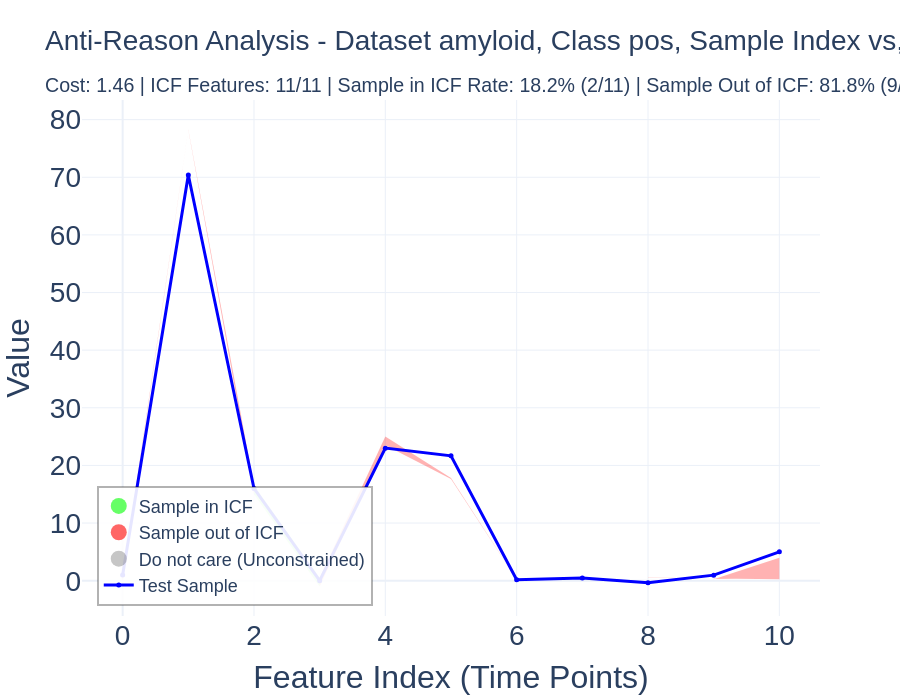

Notebook source saved alongside this figure:
### Code cell
# Anti-reason corridor coloured by constraint satisfaction
from etl.reasons_analysis import visualize_anti_reason_corridor

fig = visualize_anti_reason_corridor(sample_id, tests_sample, feature_names)
if fig is not None:
    fig.show()

### Figure 1 — Plotly figure (JSON) as saved in the notebook; plotly's stock layout.template omitted (floating-point values rounded to 4 significant figures)
{"data": [{"fill": "toself", "fillcolor": "rgba(255, 0, 0, 0.3)", "hoverinfo": "skip", "line": {"color": "rgba(255,255,255,0)", "width": 0}, "showlegend": false, "type": "scatter", "x": [0, 1, 1, 0], "y": [0, 78.18, 78.28, 0.5]}, {"fill": "toself", "fillcolor": "rgba(255, 0, 0, 0.3)", "hoverinfo": "skip", "line": {"color": "rgba(255,255,255,0)", "width": 0}, "showlegend": false, "type": "scatter", "x": [1, 2, 2, 1], "y": [78.18, 15, 16.5, 78.28]}, {"fill": "toself", "fillcolor": "rgba(0, 255, 0, 0.3)", "hoverinfo": "skip", "line": {"color": "rgba(255,255,255,0)", "width": 0}, "showlegend": false, "type": "scatter", "x": [2, 3, 3, 2], "y": [15, -1, 0.5, 16.5]}, {"fill": "toself", "fillcolor": "rgba(255, 0, 0, 0.3)", "hoverinfo": "skip", "line": {"color": "rgba(255,255,255,0)", "width": 0}, "showlegend": false, "type": "scatter", "x": [3, 4, 4, 3], "y": [-1, 23.5, 25, 0.5]}, {"fill": "toself", "fillcolor": "rgba(255, 0, 0, 0.3)", "hoverinfo": "skip", "line": {"color": "rgba(255,255,255,0)", "width": 0}, "showlegend": false, "type": "scatter", "x": [4, 5, 5, 4], "y": [23.5, 17.66, 17.84, 25]}, {"fill": "toself", "fillcolor": "rgba(255, 0, 0, 0.3)", "hoverinfo": "skip", "line": {"color": "rgba(255,255,255,0)", "width": 0}, "showlegend": false, "type": "scatter", "x": [5, 6, 6, 5], "y": [17.66, 0.221, 0.226, 17.84]}, {"fill": "toself", "fillcolor": "rgba(255, 0, 0, 0.3)", "hoverinfo": "skip", "line": {"color": "rgba(255,255,255,0)", "width": 0}, "showlegend": false, "type": "scatter", "x": [6, 7, 7, 6], "y": [0.221, 0.0725, 0.075, 0.226]}, {"fill": "toself", "fillcolor": "rgba(255, 0, 0, 0.3)", "hoverinfo": "skip", "line": {"color": "rgba(255,255,255,0)", "width": 0}, "showlegend": false, "type": "scatter", "x": [7, 8, 8, 7], "y": [0.0725, 0.6025, 0.6505, 0.075]}, {"fill": "toself", "fillcolor": "rgba(255, 0, 0, 0.3)", "hoverinfo": "skip", "line": {"color": "rgba(255,255,255,0)", "width": 0}, "showlegend": false, "type": "scatter", "x": [8, 9, 9, 8], "y": [0.6025, 0.261, 0.3735, 0.6505]}, {"fill": "toself", "fillcolor": "rgba(255, 0, 0, 0.3)", "hoverinfo": "skip", "line": {"color": "rgba(255,255,255,0)", "width": 0}, "showlegend": false, "type": "scatter", "x": [9, 10, 10, 9], "y": [0.261, 4, 0.25, 0.3735]}, {"marker": {"color": "rgba(0, 255, 0, 0.6)", "size": 16}, "mode": "markers", "name": "Sample in ICF", "showlegend": true, "type": "scatter", "x": [null], "y": [null]}, {"marker": {"color": "rgba(255, 0, 0, 0.6)", "size": 16}, "mode": "markers", "name": "Sample out of ICF", "showlegend": true, "type": "scatter", "x": [null], "y": [null]}, {"marker": {"color": "rgba(66, 66, 66, 0.3)", "size": 16}, "mode": "markers", "name": "Do not care (Unconstrained)", "showlegend": true, "type": "scatter", "x": [null], "y": [null]}, {"hovertemplate": "Feature %{x}<br>Value: %{y:.3f}<extra></extra>", "line": {"color": "blue", "width": 3}, "marker": {"color": "blue", "size": 5}, "mode": "lines+markers", "name": "Test Sample", "type": "scatter", "x": [0, 1, 2, 3, 4, 5, 6, 7, 8, 9, 10], "y": [1.0, 70.4, 16.0, 0.0, 23.0, 21.67, 0.15, 0.471, -0.354, 0.963, 5.0]}], "layout": {"font": {"family": "Arial, sans-serif", "size": 20}, "height": 700, "hovermode": "closest", "legend": {"bgcolor": "rgba(255,255,255,0.9)", "bordercolor": "rgba(0,0,0,0.3)", "borderwidth": 2, "font": {"size": 18}, "x": 0.02, "xanchor": "left", "y": 0.02, "yanchor": "bottom"}, "showlegend": true, "title": {"font": {"size": 28}, "text": "Anti-Reason Analysis - Dataset amyloid, Class pos, Sample Index vs, Predicted=1<br><sub>Cost: 1.46 | ICF Features: 11/11 | Sample in ICF Rate: 18.2% (2/11) | Sample Out of ICF: 81.8% (9/11)</sub>"}, "xaxis": {"tickfont": {"size": 28}, "title": {"font": {"size": 32}, "text": "Feature Index (Time Points)"}}, "yaxis": {"tickfont": {"size": 28}, "title": {"font": {"size": 32}, "text": "Value"}}}}
